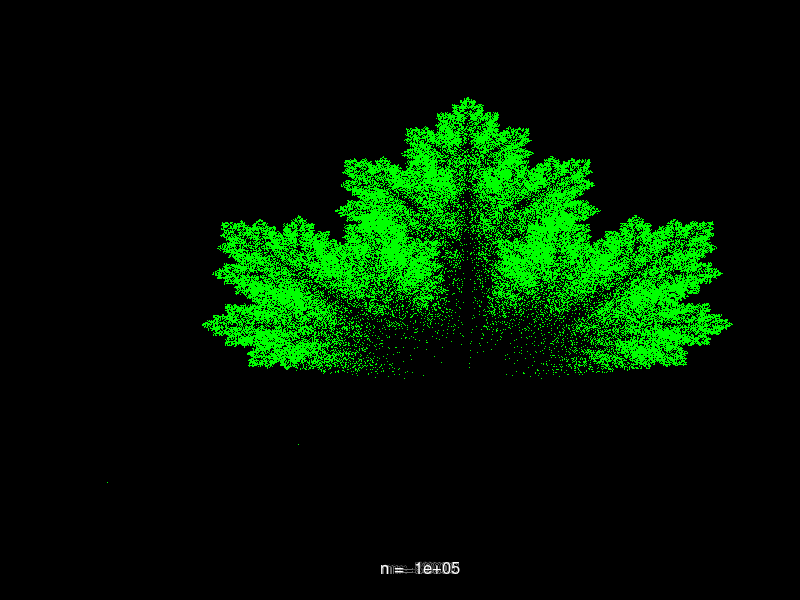

The R source for this figure:
n = 100000

i = 1

numbers <- c()

while(i <= n){
  numbers[i] = floor(runif(n = 1, min = 1, max = 5))
  
  i = i + 1
}

x <- c(0)
y <- c(0)

i = 2

while (i <= n+1){
  if(numbers[i-1] == 1)
  {
    x[i] <- ( (0.8 * x[i-1]) + 0.1 )
    y[i] <- ( (0.8 * y[i-1]) + 0.04 )
  }
  else if(numbers[i-1] == 2)
  {
    x[i] <- ( (0.5 * x[i-1]) + 0.25 )
    y[i] <- ( (0.5 * y[i-1]) + 0.4 )
  }
  else if(numbers[i-1] == 3)
  {
    x[i] <- ( (0.355 * (x[i-1] - y[i-1])) + 0.266 )
    y[i] <- ( (0.355 * (x[i-1] + y[i-1])) + 0.078 )
  }
  else if(numbers[i-1] == 4)
  {
    x[i] <- ( (0.355 * (x[i-1] + y[i-1])) + 0.378 )
    y[i] <- ( (0.355 * (y[i-1] - x[i-1])) + 0.434 )
  }
  
  i = i + 1
}


par(bg = "black")
plot(NA, NA,
     xlim = c(min(x), max(x)),
     ylim = c(min(y), max(y)))

pause <- function(seconds){
  start <- Sys.time()
  while((Sys.time() - start) < seconds){}
}

stops <- c(c(5, 10), 
           seq(100, 900, by = 100), 
           seq(1000, 9000, by = 1000), 
           seq(10000, 100000, by = 10000))

prev <- 0

for (i in stops) {
  title(xlab = paste("n = ", prev), col.lab = "black")
  points(x = x[1:i], y = y[1:i], col = "green", pch = ".")
  title(xlab = paste("n = ", i), col.lab = "white")
  prev <- i
  pause(0.1)
}
